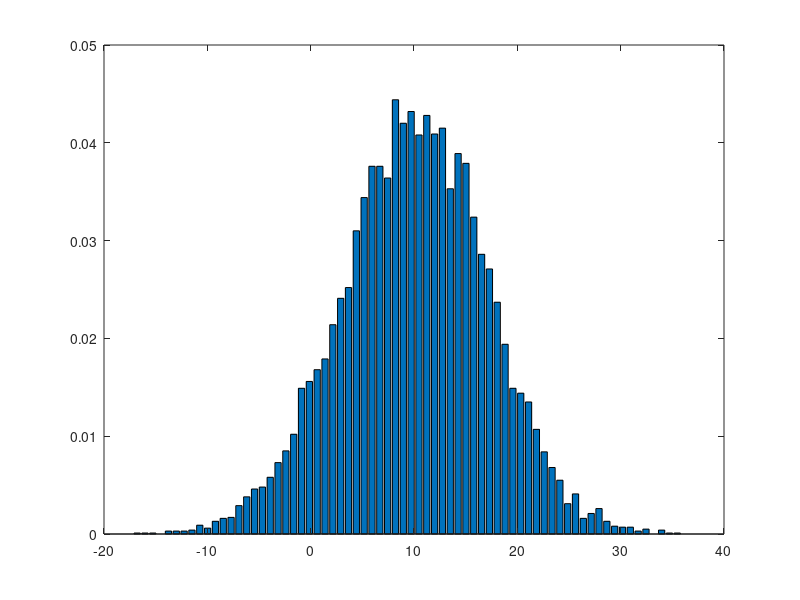

This figure's MATLAB source:
close all; clear all; clc

% generate X from normal distribution
mu1 = input('Please input mu1: ');
sigma1 = input('Please input sigma1: ');
X = normrnd(mu1, sigma1, [10000 1]);

% generate Y from normal distribution
mu2 = input('Please input mu2: ');
sigma2 = input('Please input sigma2: ');
Y = normrnd(mu2, sigma2, [10000 1]);

% generate eta
p = input('Please input p: ');
eta_prime = unifrnd(0, 1, [10000 1]);
eta = zeros(10000, 1);
eta(eta_prime <= p) = 1;

% generate Z = X + eta * Y
Z = X + eta .* Y;

% graphing
[counts, centers] = hist(Z, 70);
figure
bar(centers, counts / sum(counts))

% printing data to file
fp = fopen('gaussian_mixture_data.csv', 'w');
for i = 1 : 10000
    fprintf(fp, '%d,\n', Z(i, 1));
end
fclose(fp);
